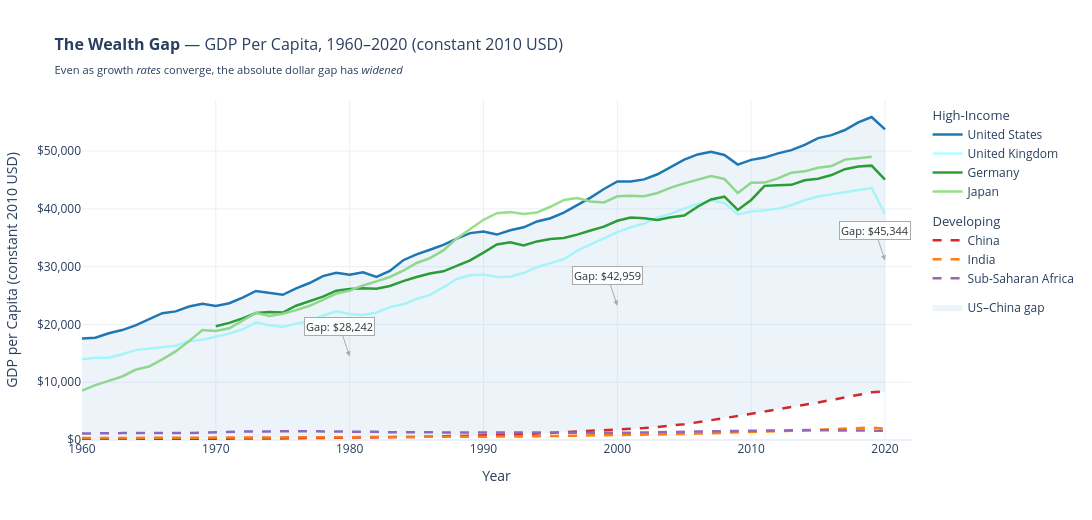

Here is the notebook cell this chart was saved with:
### Code cell
df_v1 = (
    df_focus
    .groupby([cname_col, year_col], as_index = False)["GDP_pc"]
    .mean()
)

fig1 = go.Figure()

# Rich-country lines (solid)
for country in rich:
    d = (df_v1[df_v1[cname_col] == country]
        .dropna(subset = ["GDP_pc"])
        .sort_values(year_col)
    )
    
    fig1.add_trace(go.Scatter(
        x = d[year_col], y = d["GDP_pc"],
        mode = "lines", name = country,
        line = dict(color = palette[country], width = 2.5),
        legendgroup = "rich",
        legendgrouptitle_text = "High-Income",
    ))

# Rising-country lines (dashed)
for country in rising:
    d = (df_v1[df_v1[cname_col] == country]
        .dropna(subset = ["GDP_pc"])
        .sort_values(year_col)
    )
    
    fig1.add_trace(go.Scatter(
        x = d[year_col], y = d["GDP_pc"],
        mode = "lines", name = country,
        line = dict(color = rising_colors[country], width = 2.5, dash = "dash"),
        legendgroup = "rising",
        legendgrouptitle_text = "Developing",
    ))

# Shade the gap between US and China
us  = df_v1[df_v1[cname_col] == "United States"].dropna(subset = ["GDP_pc"]).sort_values(year_col)
chn = df_v1[df_v1[cname_col] == "China"].dropna(subset = ["GDP_pc"]).sort_values(year_col)
gap_df = us[[year_col, "GDP_pc"]].merge(
    chn[[year_col, "GDP_pc"]], on = year_col, suffixes = ("_us", "_cn")
)

fig1.add_trace(go.Scatter(
    x = pd.concat([gap_df[year_col], gap_df[year_col][::-1]]),
    y = pd.concat([gap_df["GDP_pc_us"], gap_df["GDP_pc_cn"][::-1]]),
    fill = "toself",
    fillcolor = "rgba(31,119,180,0.08)",
    line = dict(color = "rgba(0,0,0,0)"),
    name = "US–China gap",
    hoverinfo = "skip",
))

# Dollar-gap annotations at key years
for yr in annotation_years:
    row = gap_df[gap_df[year_col] == yr]
    if row.empty:
        continue
    gap = row["GDP_pc_us"].values[0] - row["GDP_pc_cn"].values[0]
    mid = (row["GDP_pc_us"].values[0] + row["GDP_pc_cn"].values[0]) / 2
    fig1.add_annotation(
        x = yr, y = mid,
        text = f"Gap: ${gap:,.0f}",
        showarrow = True, arrowhead=2, arrowcolor = "#aaa",
        font = dict(size = 11, color = "#333"),
        bgcolor = "rgba(255,255,255,0.85)",
        bordercolor = "#aaa", borderwidth = 1,
    )

fig1.update_layout(
    title = dict(
        text = (
            "<b>The Wealth Gap</b> — GDP Per Capita, 1960–2020 "
            "(constant 2010 USD)<br>"
            "<sub>Even as growth <i>rates</i> converge, the absolute "
            "dollar gap has <i>widened</i></sub>"
        ),
        font = dict(size = 16),
    ),
    xaxis = dict(title="Year", tickmode = "linear", dtick = 10),
    yaxis = dict(
        title = "GDP per Capita (constant 2010 USD)",
        tickprefix = "$", tickformat = ",.0f",
        rangemode = "tozero",
    ),
    hovermode = "x unified",
    legend = dict(groupclick = "toggleitem"),
    template = "plotly_white",
    height = 520,
    width = 1300,
)

fig1.show()
